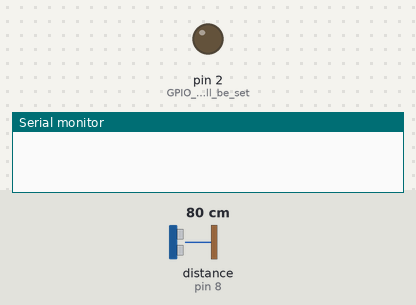
Recording of a sketch running on a simulated Arduino Uno, built with avr-gcc and run on an emulated ATmega328P. Shown: output pins drawn as LEDs (lit = HIGH), the last lines printed to the serial monitor. Wiring (inferred from the names in the program): ultrasonic range finder: trigger pin 8; echo pin 8. Inputs (shaded band) come from the test bench; at power-on: distance to the obstacle (sensor on pin 8) 80 cm. The echo pulse lasts 58.3 µs per cm.

Above: at 1.3 s.
1.4 s: distance to the obstacle (sensor on pin 8) set to 2 cm
At 1.9 s:
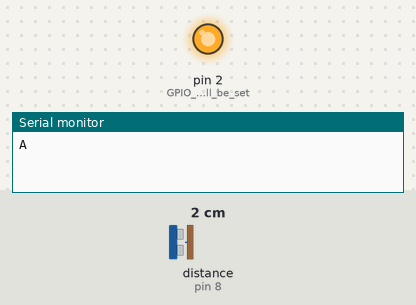
Timing chart, 0 to 4.4 s (numbered marks = the images above; inputs shaded):
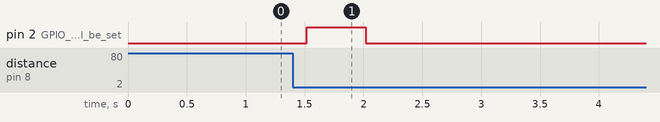

The sketch:

PINGcode.ino
```cpp
// Example 45.1 - tronixstuff.com - CC by-sa-nc
// Connect Ping))) signal pin to Arduino digital 8
int signal=8;
int distance3; //3pin
int stop = 6;
int state = 0;
unsigned long pulseduration3=0;  //3pin
void setup()
{
 pinMode(signal, OUTPUT);
 pinMode(2, OUTPUT); //GPIO Pin that will be set high when the sensors senses a number <= the stop value
 Serial.begin(9600);
}
void measureDistance()
{
 digitalWrite(2, LOW);
 // set pin as output so we can send a pulse
 pinMode(signal, OUTPUT);
// set output to LOW
 digitalWrite(signal, LOW);
 delayMicroseconds(5);

 // now send the 5uS pulse out to activate Ping)))
 digitalWrite(signal, HIGH);
 delayMicroseconds(5);
 digitalWrite(signal, LOW);

 // now we need to change the digital pin
 // to input to read the incoming pulse
 pinMode(signal, INPUT);

 // finally, measure the length of the incoming pulse
 pulseduration3=pulseIn(signal, HIGH);
}
void loop()
{
 // get the raw measurement data from Ping)))
 measureDistance();

 // divide the pulse length by half
 pulseduration3=pulseduration3/2;

 // now convert to centimetres. We're metric here people...
 distance3 = int(pulseduration3/29);

 // Display on serial monitor
// Serial.print("Distance for 3 pin - ");
// Serial.println(distance3);
// Serial.println(" cm");

 if(distance3 <= stop  && state != 1)
 {
  // Serial.print(" less than or equal too stop value");
   // Serial.print(distance3);
  digitalWrite(2,HIGH);
  Serial.print("A");
  state = 1;

 }
 if(distance3 > stop && state == 1)
 {
  digitalWrite(2,LOW);
  state = 0;
 }


 delay(500);
}
```

Measured:
- after the input at 1.4 s, pin 2 (GPIO_Pin_that_will_be_set): LOW → HIGH after 0.12 s, → LOW 0.50 s later
